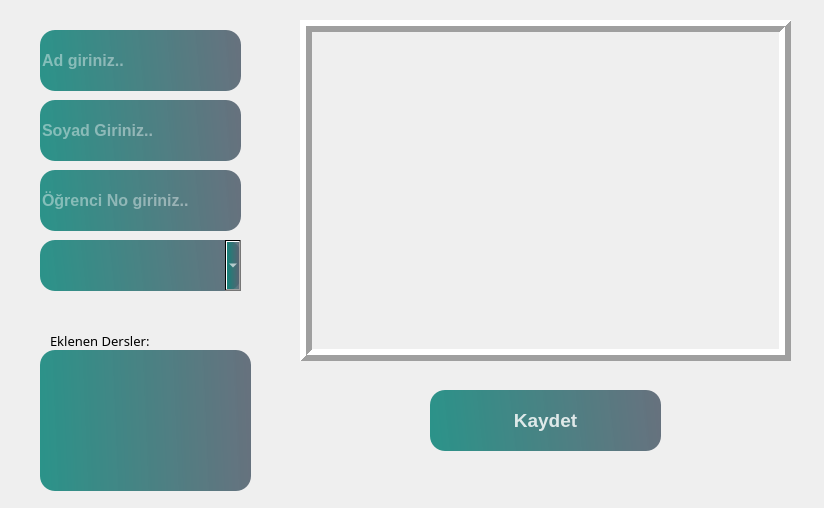
<?xml version="1.0" encoding="UTF-8"?>
<ui version="4.0">
 <class>Form</class>
 <widget class="QWidget" name="Form">
  <property name="geometry">
   <rect>
    <x>0</x>
    <y>0</y>
    <width>824</width>
    <height>508</height>
   </rect>
  </property>
  <property name="font">
   <font>
    <weight>75</weight>
    <bold>true</bold>
   </font>
  </property>
  <property name="windowTitle">
   <string>Öğrenci Ekleme Arayüzü</string>
  </property>
  <widget class="QLineEdit" name="lineEdit">
   <property name="geometry">
    <rect>
     <x>40</x>
     <y>30</y>
     <width>201</width>
     <height>61</height>
    </rect>
   </property>
   <property name="font">
    <font>
     <pointsize>12</pointsize>
    </font>
   </property>
   <property name="styleSheet">
    <string notr="true">background-color: qlineargradient(spread:pad, x1:0, y1:0.505682, x2:1 y2:0.477, stop:0 rgba(11,131,120,219), stop:1 rgba(85,98,112,226));
	color:rgba(255,255,255,210);
	border-radius:15px;
</string>
   </property>
   <property name="text">
    <string/>
   </property>
   <property name="placeholderText">
    <string>Ad giriniz..</string>
   </property>
  </widget>
  <widget class="QLineEdit" name="lineEdit_2">
   <property name="geometry">
    <rect>
     <x>40</x>
     <y>100</y>
     <width>201</width>
     <height>61</height>
    </rect>
   </property>
   <property name="font">
    <font>
     <pointsize>12</pointsize>
    </font>
   </property>
   <property name="styleSheet">
    <string notr="true">background-color: qlineargradient(spread:pad, x1:0, y1:0.505682, x2:1 y2:0.477, stop:0 rgba(11,131,120,219), stop:1 rgba(85,98,112,226));
	color:rgba(255,255,255,210);
	border-radius:15px;
</string>
   </property>
   <property name="placeholderText">
    <string>Soyad Giriniz..</string>
   </property>
  </widget>
  <widget class="QLineEdit" name="lineEdit_3">
   <property name="geometry">
    <rect>
     <x>40</x>
     <y>170</y>
     <width>201</width>
     <height>61</height>
    </rect>
   </property>
   <property name="font">
    <font>
     <pointsize>12</pointsize>
    </font>
   </property>
   <property name="styleSheet">
    <string notr="true">background-color: qlineargradient(spread:pad, x1:0, y1:0.505682, x2:1 y2:0.477, stop:0 rgba(11,131,120,219), stop:1 rgba(85,98,112,226));
	color:rgba(255,255,255,210);
	border-radius:15px;
</string>
   </property>
   <property name="text">
    <string/>
   </property>
   <property name="placeholderText">
    <string extracomment="Öğrenci No giriniz..">Öğrenci No giriniz..</string>
   </property>
  </widget>
  <widget class="QPushButton" name="pushButton">
   <property name="geometry">
    <rect>
     <x>430</x>
     <y>390</y>
     <width>231</width>
     <height>61</height>
    </rect>
   </property>
   <property name="font">
    <font>
     <pointsize>14</pointsize>
     <weight>75</weight>
     <bold>true</bold>
    </font>
   </property>
   <property name="styleSheet">
    <string notr="true">QPushButton#pushButton{
	background-color: qlineargradient(spread:pad, x1:0, y1:0.505682, x2:1 y2:0.477, stop:0 rgba(11,131,120,219), stop:1 rgba(85,98,112,226));
	color:rgba(255,255,255,210);
	border-radius:15px;
}

QPushButton#pushButton:hover{
	background-color: qlineargradient(spread:pad, x1:0, y1:0.505682, x2:1 y2:0.477, stop:0 rgba(150,123,111,219), stop:1 rgba(85,81,84,226));
}

QPushButton#pushButton:pressed{
	padding-left:5px;
	padding-top:5px;
	background-color:rgba(150,123,111,255);
}</string>
   </property>
   <property name="text">
    <string>Kaydet</string>
   </property>
  </widget>
  <widget class="QLabel" name="img_label">
   <property name="geometry">
    <rect>
     <x>300</x>
     <y>20</y>
     <width>491</width>
     <height>341</height>
    </rect>
   </property>
   <property name="frameShape">
    <enum>QFrame::Box</enum>
   </property>
   <property name="frameShadow">
    <enum>QFrame::Raised</enum>
   </property>
   <property name="lineWidth">
    <number>6</number>
   </property>
   <property name="text">
    <string/>
   </property>
  </widget>
  <widget class="QListView" name="listView">
   <property name="geometry">
    <rect>
     <x>40</x>
     <y>350</y>
     <width>211</width>
     <height>141</height>
    </rect>
   </property>
   <property name="font">
    <font>
     <family>Bahnschrift</family>
     <weight>75</weight>
     <bold>true</bold>
    </font>
   </property>
   <property name="styleSheet">
    <string notr="true">background-color: qlineargradient(spread:pad, x1:0, y1:0.505682, x2:1 y2:0.477, stop:0 rgba(11,131,120,219), stop:1 rgba(85,98,112,226));
	color:rgba(255,255,255,210);
	border-radius:15px;
</string>
   </property>
  </widget>
  <widget class="QComboBox" name="comboBox">
   <property name="geometry">
    <rect>
     <x>40</x>
     <y>240</y>
     <width>201</width>
     <height>51</height>
    </rect>
   </property>
   <property name="styleSheet">
    <string notr="true">background-color: qlineargradient(spread:pad, x1:0, y1:0.505682, x2:1 y2:0.477, stop:0 rgba(11,131,120,219), stop:1 rgba(85,98,112,226));
	color:rgba(255,255,255,210);
	border-radius:15px;
</string>
   </property>
   <property name="currentIndex">
    <number>-1</number>
   </property>
  </widget>
  <widget class="QLabel" name="label">
   <property name="geometry">
    <rect>
     <x>50</x>
     <y>330</y>
     <width>151</width>
     <height>21</height>
    </rect>
   </property>
   <property name="font">
    <font>
     <family>Arial Rounded MT Bold</family>
     <pointsize>10</pointsize>
     <weight>50</weight>
     <bold>false</bold>
    </font>
   </property>
   <property name="text">
    <string>Eklenen Dersler:</string>
   </property>
  </widget>
 </widget>
 <resources/>
 <connections/>
</ui>
